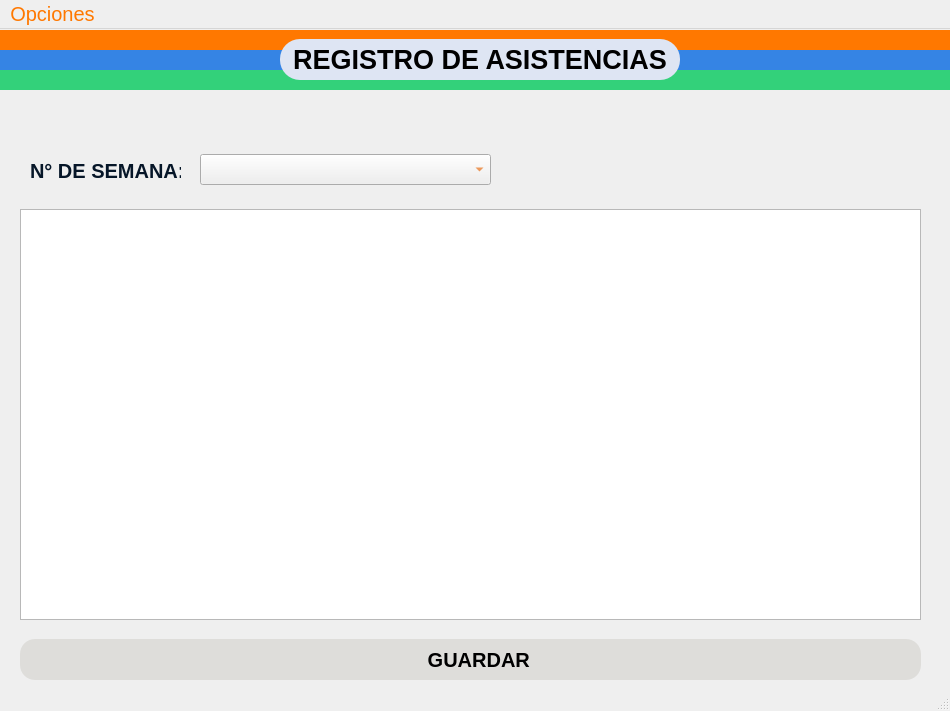
<?xml version="1.0" encoding="UTF-8"?>
<ui version="4.0">
 <class>registro_de_asistencias</class>
 <widget class="QMainWindow" name="registro_de_asistencias">
  <property name="geometry">
   <rect>
    <x>0</x>
    <y>0</y>
    <width>950</width>
    <height>711</height>
   </rect>
  </property>
  <property name="windowTitle">
   <string>MainWindow</string>
  </property>
  <widget class="QWidget" name="centralwidget">
   <widget class="QLabel" name="label_5">
    <property name="geometry">
     <rect>
      <x>30</x>
      <y>130</y>
      <width>151</width>
      <height>21</height>
     </rect>
    </property>
    <property name="font">
     <font>
      <pointsize>15</pointsize>
      <bold>true</bold>
     </font>
    </property>
    <property name="text">
     <string>&lt;html&gt;&lt;head/&gt;&lt;body&gt;&lt;p&gt;&lt;span style=&quot; color:#061628;&quot;&gt;N° DE SEMANA:&lt;/span&gt;&lt;/p&gt;&lt;/body&gt;&lt;/html&gt;</string>
    </property>
   </widget>
   <widget class="QLabel" name="label_3">
    <property name="geometry">
     <rect>
      <x>-5</x>
      <y>41</y>
      <width>1111</width>
      <height>20</height>
     </rect>
    </property>
    <property name="styleSheet">
     <string notr="true">background-color: rgb(51, 209, 122);</string>
    </property>
    <property name="text">
     <string/>
    </property>
   </widget>
   <widget class="QLabel" name="label">
    <property name="geometry">
     <rect>
      <x>-5</x>
      <y>1</y>
      <width>1111</width>
      <height>20</height>
     </rect>
    </property>
    <property name="styleSheet">
     <string notr="true">background-color: rgb(255, 120, 0);</string>
    </property>
    <property name="text">
     <string/>
    </property>
   </widget>
   <widget class="QComboBox" name="comboSemana">
    <property name="geometry">
     <rect>
      <x>200</x>
      <y>125</y>
      <width>291</width>
      <height>31</height>
     </rect>
    </property>
    <property name="styleSheet">
     <string notr="true">color: rgb(230, 97, 0);
alternate-background-color: rgb(222, 229, 243);
selection-background-color: rgb(222, 229, 243);</string>
    </property>
   </widget>
   <widget class="QLabel" name="label_4">
    <property name="geometry">
     <rect>
      <x>280</x>
      <y>10</y>
      <width>400</width>
      <height>41</height>
     </rect>
    </property>
    <property name="font">
     <font>
      <pointsize>20</pointsize>
      <bold>true</bold>
     </font>
    </property>
    <property name="styleSheet">
     <string notr="true">border-radius: 20px;
background-color: rgb(222, 229, 243);</string>
    </property>
    <property name="text">
     <string>REGISTRO DE ASISTENCIAS</string>
    </property>
    <property name="alignment">
     <set>Qt::AlignmentFlag::AlignCenter</set>
    </property>
   </widget>
   <widget class="QLabel" name="label_2">
    <property name="geometry">
     <rect>
      <x>-5</x>
      <y>21</y>
      <width>1131</width>
      <height>20</height>
     </rect>
    </property>
    <property name="styleSheet">
     <string notr="true">background-color: rgb(53, 132, 228);</string>
    </property>
    <property name="text">
     <string/>
    </property>
   </widget>
   <widget class="QPushButton" name="btnGuardar">
    <property name="geometry">
     <rect>
      <x>20</x>
      <y>610</y>
      <width>901</width>
      <height>41</height>
     </rect>
    </property>
    <property name="font">
     <font>
      <pointsize>15</pointsize>
      <bold>true</bold>
     </font>
    </property>
    <property name="styleSheet">
     <string notr="true">background-color: rgb(222, 221, 218);
border-radius: 15px;</string>
    </property>
    <property name="text">
     <string>   GUARDAR</string>
    </property>
    <property name="icon">
     <iconset theme="QIcon::ThemeIcon::DocumentSave"/>
    </property>
   </widget>
   <widget class="QTableWidget" name="tablaAsistencias">
    <property name="geometry">
     <rect>
      <x>20</x>
      <y>180</y>
      <width>901</width>
      <height>411</height>
     </rect>
    </property>
   </widget>
   <zorder>comboSemana</zorder>
   <zorder>btnGuardar</zorder>
   <zorder>label_2</zorder>
   <zorder>label_5</zorder>
   <zorder>label_3</zorder>
   <zorder>label</zorder>
   <zorder>tablaAsistencias</zorder>
   <zorder>label_4</zorder>
  </widget>
  <widget class="QMenuBar" name="menubar">
   <property name="geometry">
    <rect>
     <x>0</x>
     <y>0</y>
     <width>950</width>
     <height>29</height>
    </rect>
   </property>
   <property name="font">
    <font>
     <pointsize>15</pointsize>
     <fontweight>Medium</fontweight>
    </font>
   </property>
   <property name="styleSheet">
    <string notr="true">color: rgb(255, 120, 0);
alternate-background-color: rgb(255, 190, 111);
selection-background-color: rgb(255, 190, 111);</string>
   </property>
   <widget class="QMenu" name="menuOpciones">
    <property name="font">
     <font>
      <pointsize>13</pointsize>
     </font>
    </property>
    <property name="styleSheet">
     <string notr="true">alternate-background-color: rgb(0, 0, 0);
selection-color: rgb(0, 0, 0);
color: rgb(0, 0, 0);</string>
    </property>
    <property name="title">
     <string>Opciones</string>
    </property>
    <addaction name="actionCambiar_cuenta"/>
    <addaction name="separator"/>
    <addaction name="actionVolver"/>
    <addaction name="separator"/>
    <addaction name="actionSalir"/>
   </widget>
   <addaction name="menuOpciones"/>
  </widget>
  <widget class="QStatusBar" name="statusbar"/>
  <action name="actionCambiar_cuenta">
   <property name="icon">
    <iconset theme="x-office-address-book"/>
   </property>
   <property name="text">
    <string>   Cambiar cuenta</string>
   </property>
  </action>
  <action name="actionVolver">
   <property name="icon">
    <iconset theme="QIcon::ThemeIcon::EditUndo"/>
   </property>
   <property name="text">
    <string>   Volver</string>
   </property>
  </action>
  <action name="actionSalir">
   <property name="icon">
    <iconset theme="QIcon::ThemeIcon::ApplicationExit"/>
   </property>
   <property name="text">
    <string>   Salir</string>
   </property>
  </action>
 </widget>
 <resources/>
 <connections/>
</ui>
